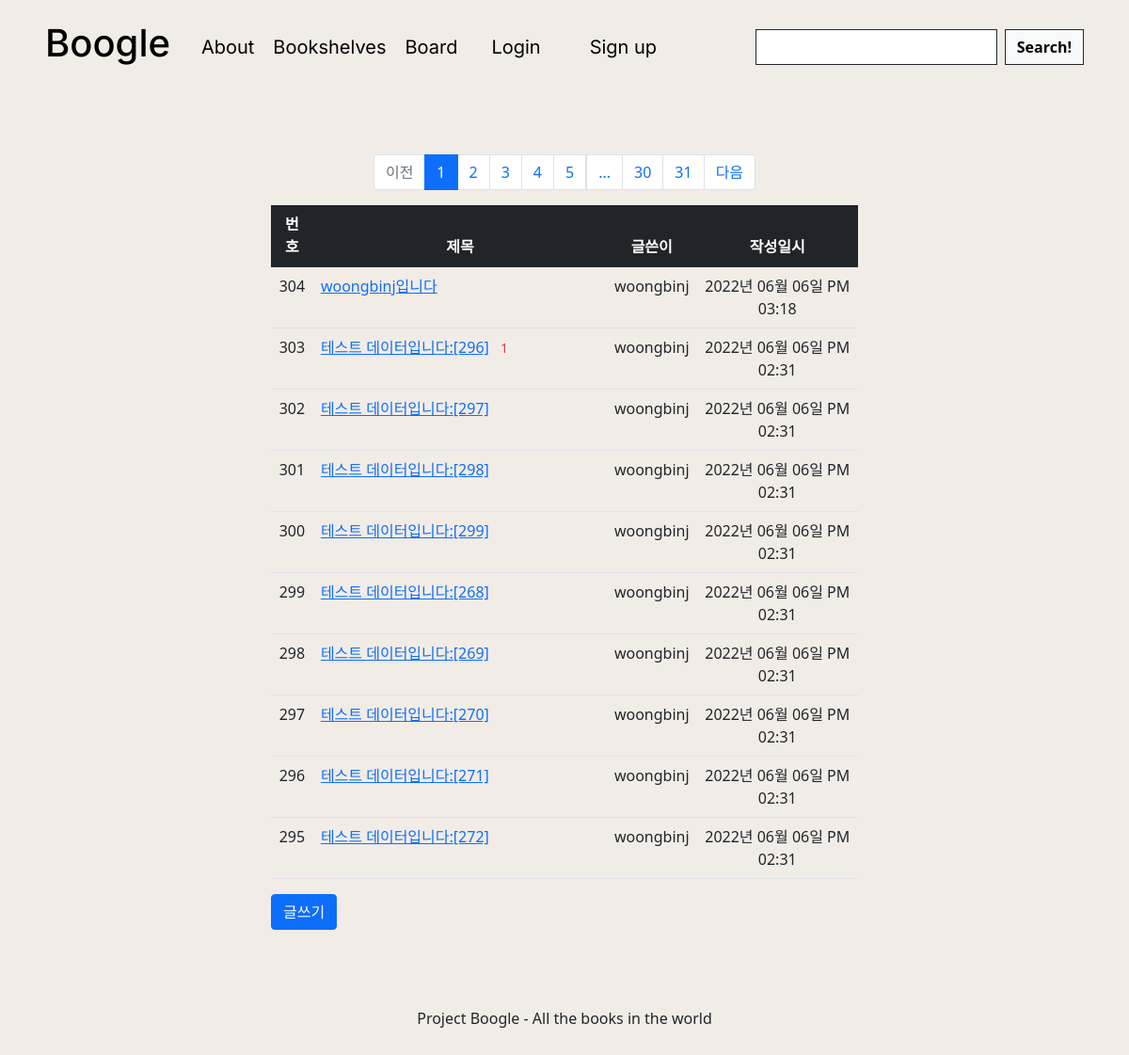
The app's page /question/board/ with its own data.
### pybo/models.py (models this page shows)
class Question(db.Model):
    id = db.Column(db.Integer, primary_key=True)
    subject = db.Column(db.String(200), nullable=False)
    content = db.Column(db.Text(), nullable=False)
    create_date = db.Column(db.DateTime(), nullable=False)
    user_id = db.Column(db.Integer, db.ForeignKey('user.id', ondelete='CASCADE'), nullable=False)
    user = db.relationship('User', backref=db.backref('question_set'))

class User(db.Model):
    __tablename__ = 'user'   #테이블 이름 : user
    id = db.Column(db.Integer, primary_key = True)   #id를 프라이머리키로 설정
    username = db.Column(db.String(8), nullable = False)
    email = db.Column(db.String(32), nullable = False)
    password = db.Column(db.String(64), nullable = False)
    author = db.Column(db.String(8))
    genre = db.Column(db.String(64))
    audio = db.Column(db.Integer)

### pybo/views/question_views.py (the view)
@bp.route('/board/')
def board():
    page = request.args.get('page', type=int, default=1)  # 페이지
    question_list = Question.query.order_by(Question.create_date.desc())
    question_list = question_list.paginate(page, per_page=10)
    return render_template('question/question_list.html', question_list=question_list)

### pybo/filter.py (called while the page is built)
def format_datetime(value, fmt='%Y년 %m월 %d일 %p %I:%M'):
    return value.strftime(fmt)

### pybo/views/auth_views.py (called while the page is built)
@bp.before_app_request
def load_logged_in_user():
    user_id = session.get('user_id')
    if user_id is None:
        g.user = None
    else:
        g.user = User.query.get(user_id)

### pybo/templates/question/question_list.html
{% extends 'main/base.html' %}
{% block head %}
{{ super() }}
    <link rel="stylesheet" href="{{ url_for('static', filename='bootstrap.min.css') }}">
{% endblock %}
{% block content %}
<div class="container my-3">
    <table class="table">
        <ul class="pagination justify-content-center">
            {% if question_list.has_prev %}
            <li class="page-item">
                <a class="page-link" href="?page={{ question_list.prev_num }}">이전</a>
            </li>
            {% else %}
            <li class="page-item disabled">
                <a class="page-link" tabindex="-1" aria-disabled="true" href="javascript:void(0)">이전</a>
            </li>
            {% endif %}
            {% for page_num in question_list.iter_pages() %}
            {% if page_num %}
            {% if page_num != question_list.page %}
            <li class="page-item">
                <a class="page-link" href="?page={{ page_num }}">{{ page_num }}</a>
            </li>
            {% else %}
            <li class="page-item active" aria-current="page">
                <a class="page-link" href="javascript:void(0)">{{ page_num }}</a>
            </li>
            {% endif %}
            {% else %}
            <li class="disabled">
                <a class="page-link" href="javascript:void(0)">...</a>
            </li>
            {% endif %}
            {% endfor %}
            {% if question_list.has_next %}
            <li class="page-item">
                <a class="page-link" href="?page={{ question_list.next_num }}">다음</a>
            </li>
            {% else %}
            <li class="page-item disabled">
                <a class="page-link" tabindex="-1" aria-disabled="true" href="javascript:void(0)">다음</a>
            </li>
            {% endif %}
        </ul>
        <thead>
        <tr class="text-center table-dark">
            <th>번호</th>
            <th style="width:50%">제목</th>
            <th>글쓴이</th>
            <th>작성일시</th>
        </tr>
        </thead>
        <tbody>
        {% if question_list %}
        {% for question in question_list.items %}
        <tr class="text-center">
            <td>{{ question_list.total - ((question_list.page-1) * question_list.per_page) - loop.index0 }}</td>
            <td class="text-start">
                <a href="{{ url_for('question.detail', question_id=question.id) }}">{{ question.subject }}</a>
                {% if question.answer_set|length > 0 %}
                <span class="text-danger small mx-2">{{ question.answer_set|length }}</span>
                {% endif %}
            </td>
            <td>{{ question.user.username }}</td>
            <td>{{ question.create_date|datetime }}</td>
        </tr>
        {% endfor %}
        {% else %}
        <tr>
            <td colspan="3">게시글이 없습니다.</td>
        </tr>
        {% endif %}
        </tbody>
    </table>
    <a href="{{ url_for('question.create') }}" class="btn btn-primary">글쓰기</a>
</div>
{% endblock %}

### pybo/templates/main/base.html (shortened to what this page needs)
<!DOCTYPE html>
<html lang="eng">
    <head>
        {% block head %}
        <link rel="stylesheet" href="{{ url_for('static', filename='css/bootstrap.min.css')}}">
        <link rel="stylesheet" href="{{ url_for('static', filename='css/base.css')}}">
        {% endblock %}
    </head>
    <body>
        <div class="page-header">
          <div class="header-container">
            <a class="logo-container" href ="{{ url_for('main.index') }}">
              <div class="logo_text">
                  <h1>Boogle</h1>
              </div>
            </a>
            <div class="Nav-bar">
              <nav class="nav">
                <a href ="{{ url_for('main.about') }}">About</a>
                <a href ="{{ url_for('book.bookshelves') }}">Bookshelves</a>
                <a href ="{{ url_for('question.board') }}">Board</a>
                {% if g.user %}
                  <a class="nav-link" href="{{ url_for('auth.logout') }}">{{ g.user.username }} (Logout)</a>
                {% else %}
                  <a class="nav-link" href="{{ url_for('auth.login') }}">Login</a>
                  <a class="nav-link" href="{{ url_for('auth.signup') }}">Sign up</a>
                {% endif %}
            </div>
            <div class="search_box">
              <form class="d-flex" method="get" action="{{ url_for('book.search') }}">
                  <input type="search" aria-label="Search" name = 'book' class = "form-control me-2 border-dark rounded-0" id="book" rows="3" />
                  <button type = "submit" class = "btn btn-light border-dark rounded-0"> <strong>Search!</strong></button>
              </form>
            </div>
          </div>
        </div>
      <section class="m-5">
        <div class="content-container">
          <div class="row gx-4 gx-lg-5 justify-content-center">
            <div class="col-md-8">
              {% block content %}{% endblock %}
            </div>
          </div>
        </div>
      </section>
      <footer class="py-5 mt-auto">
        <div class="page-bottom">
          <div class="copyright">
            Project Boogle - All the books in the world
          </div>
        </div>
      </footer>
    </body>
</html>

### pybo/static/css/base.css (style rules this page uses)
body, html { margin: 0; background: #F2ECE7 !important; color: black; font-family: 'Inter', sans-serif; min-height: 100vh; width: 100%; display: -webkit-box; display: -ms-flexbox; display: flex; -webkit-box-orient: horizontal; -webkit-box-direction: normal; -ms-flex-direction: column; flex-direction: column; -webkit-box-align: center; -ms-flex-align: center; }
* { box-sizing: border-box; }
body { min-height: 100%; }
.page-header { z-index: 1; background: #F2ECE7; color: black; position: sticky; top: 0; min-height: 100px; display: block; width: 100%; display: flex; align-items: center; font-size: 1.2rem; }
.header-container { display: flex; align-items: center; padding: 0 4%; }
.logo-container { display: flex; align-items: center; text-decoration: unset; margin-right: 5px; }
.logo_text { font-family: 'Inter', sans-serif; font-size: 40px; font-weight: bold; color: black; }
.Nav-bar { margin-left: 18px; }
.nav { align-items: center; }
.search_box { position: absolute; right: 4%; }
.nav a { margin: 10px; text-decoration: none; font-family: 'Inter', sans-serif; font-size: 20px; color: black; }
.search_box form { display: flex; }
.content-container { flex:1; color: black; }
.page-bottom { height: 30px; position: relative; transform: translateY(-100%); width: 100%; }
.copyright { text-align: center; }

### records on screen
Question: total "304", subject "woongbinj입니다", user.username "woongbinj", create_date "2022년 06월 06일 PM 03:18"
Question: total "303", subject "테스트 데이터입니다:[296]", answer_set|length "1", user.username "woongbinj", create_date "2022년 06월 06일 PM 02:31"
Question: id "302", subject "테스트 데이터입니다:[297]", user.username "woongbinj", create_date "2022년 06월 06일 PM 02:31"
Question: total "301", subject "테스트 데이터입니다:[298]", user.username "woongbinj", create_date "2022년 06월 06일 PM 02:31"
Question: total "300", subject "테스트 데이터입니다:[299]", user.username "woongbinj", create_date "2022년 06월 06일 PM 02:31"
Question: total "299", subject "테스트 데이터입니다:[268]", user.username "woongbinj", create_date "2022년 06월 06일 PM 02:31"
Question: total "298", subject "테스트 데이터입니다:[269]", user.username "woongbinj", create_date "2022년 06월 06일 PM 02:31"
Question: total "297", subject "테스트 데이터입니다:[270]", user.username "woongbinj", create_date "2022년 06월 06일 PM 02:31"
Question: total "296", subject "테스트 데이터입니다:[271]", user.username "woongbinj", create_date "2022년 06월 06일 PM 02:31"
Question: total "295", subject "테스트 데이터입니다:[272]", user.username "woongbinj", create_date "2022년 06월 06일 PM 02:31"

### other values on screen
{{ page_num }} "1"
{{ page_num }} "2" "3" "4" "5" "30" "31"
